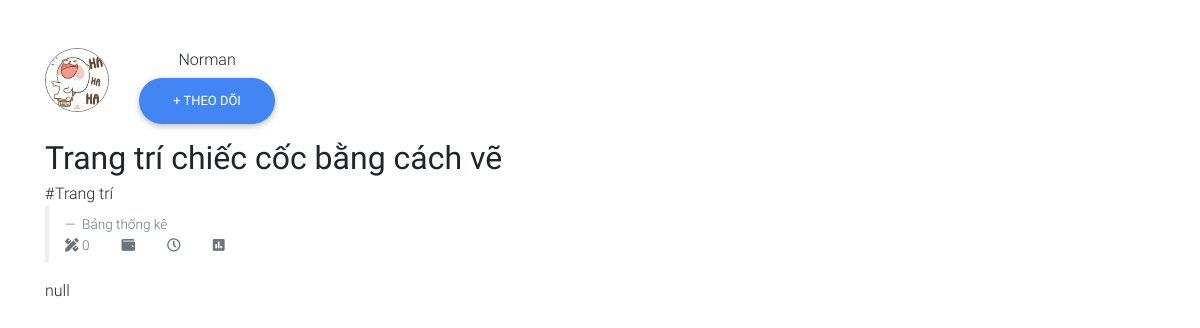
The app's page /src/alpha/detail.php?id=14 with its own data.
### tables this page shows
CREATE TABLE `news` (
  `id` int(8) NOT NULL,
  `username` varchar(500) NOT NULL,
  `title` varchar(2000) NOT NULL,
  `category` varchar(200) NOT NULL,
  `status` varchar(2000) NOT NULL,
  `link_image` varchar(200) NOT NULL,
  `allowed` tinyint(1) NOT NULL,
  `content_post` longtext DEFAULT NULL,
  `material` int(8) NOT NULL,
  `cost` varchar(10) DEFAULT NULL,
  `time_do` varchar(200) NOT NULL,
  `chooseLevel` varchar(200) NOT NULL
);

### src/alpha/detail.php (the view, shortened to what this page needs)
<?php
include "../../public/php/connect.php";
?>
<!DOCTYPE html>
<html lang="en">
<head>
    <link rel="stylesheet" href="https://use.fontawesome.com/releases/v5.11.2/css/all.css">
    <link rel="stylesheet" href="css/bootstrap.min.css">
    <link rel="stylesheet" href="css/mdb.min.css">
    <link rel="stylesheet" href="css/css_of_post/style.css"
</head>
<body>
<div class="container-fluid">
    <div class="container mt-5">
        <nav class="nav">
            <li class="nav-item">
                <img style="width: 64px; height: 64px; border: 1px solid #818182" class="rounded-circle"
                     src="../../public/images/picture%20home%20login/tenor.gif">
            </li>
            <li class="nav-item ml-4">
                <nav class="list-group">
            <li class="nav-item" style="text-align: center">
                Norman
            </li>
            <li class="nav-item">
                <button class="btn btn-primary rounded-pill">+ Theo dõi</button>
            </li>
        </nav>
        </li>
        </nav>
        <div class="mt-1">
            <?php
            $id = $_GET["id"];
            $sql = "SELECT * FROM `news` WHERE `news`.`id` = " . $id;
            $result = mysqli_query($conn, $sql);
            while ($data = mysqli_fetch_array($result)) {
                echo '
        <div style="font-size: 32px; font-weight: bolder">
            ' . $data["title"] . '
        </div>
        <div>
            ' . $data["category"] . '
        </div>
        <div>
        <blockquote class="blockquote" style="font-size: 17px">
            <footer class="blockquote-footer">
                Bảng thống kê
                <nav class="nav _nav1 nav-pills">
                    <li class="nav-item">
                        <i class="fas fa-pencil-ruler"></i>
                        <span>' . $data["material"] . '</span>
                    </li>
                    <li class="nav-item">
                        <i class="fas fa-wallet"></i>
                        <span>' . $data["cost"] . '</span>
                    </li>
                    <li class="nav-item">
                        <i class="far fa-clock"></i>
                        <span>' . $data["time_do"] . '</span>
                    </li>
                    <li class="nav-item">
                        <i class="fas fa-poll"></i>
                        <span>' . $data["chooseLevel"] . '</span>
                    </li>
                </nav>
            </footer>
         </blockquote>
        </div>
        <div style="padding: 0 400px 0 0">
            ' . $data["content_post"] . '
        </div>
    ';
            }
            ?>
        </div>
    </div>
</div>
</body>
</html>

### src/alpha/css/css_of_post/style.css (style rules this page uses)
._nav1 li { margin-right: 2rem; }

### records on screen
news: title "Trang trí chiếc cốc bằng cách vẽ", category "#Trang trí", material "0", content_post "null"
